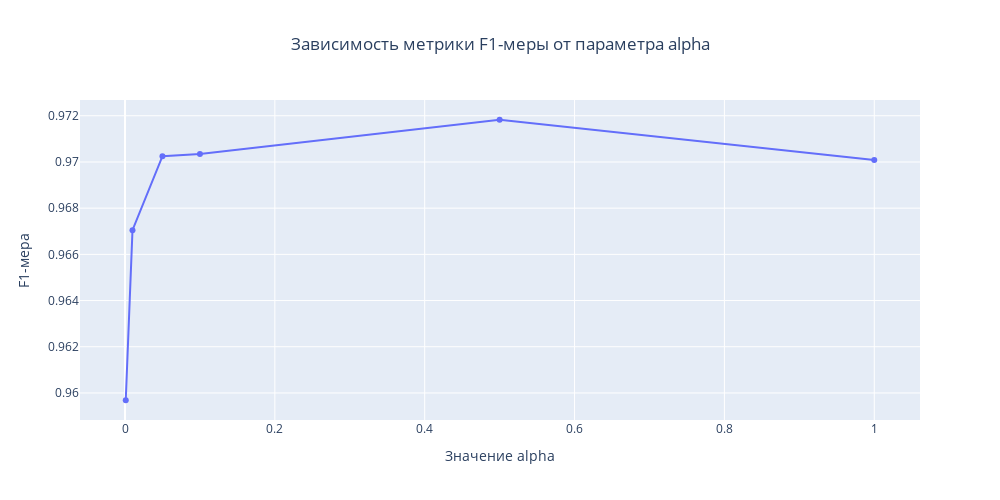

Source (notebook cell):
### Code cell
results_df = pd.DataFrame(grid_search.cv_results_)
results_df['alpha'] = results_df['params'].apply(lambda d: d['alpha'])

# Построение графика
fig = go.Figure(data=go.Scatter(x=results_df['alpha'],
                                y=results_df['mean_test_score']))
fig.update_layout(title=f'Зависимость метрики F1-меры от параметра alpha',
                  title_x=0.5,
                  xaxis_title='Значение alpha',
                  yaxis_title='F1-мера')
fig.update_layout(autosize = False, width = 1000, height = 500)
fig.show()

### Figure 1 — Plotly figure (JSON) as saved in the notebook; plotly's stock layout.template omitted (floating-point values rounded to 4 significant figures)
{"data": [{"type": "scatter", "x": [0.001, 0.01, 0.05, 0.1, 0.5, 1.0], "y": [0.9597, 0.967, 0.9703, 0.9703, 0.9718, 0.9701]}], "layout": {"autosize": false, "height": 500, "title": {"text": "Зависимость метрики F1-меры от параметра alpha", "x": 0.5}, "width": 1000, "xaxis": {"title": {"text": "Значение alpha"}}, "yaxis": {"title": {"text": "F1-мера"}}}}
